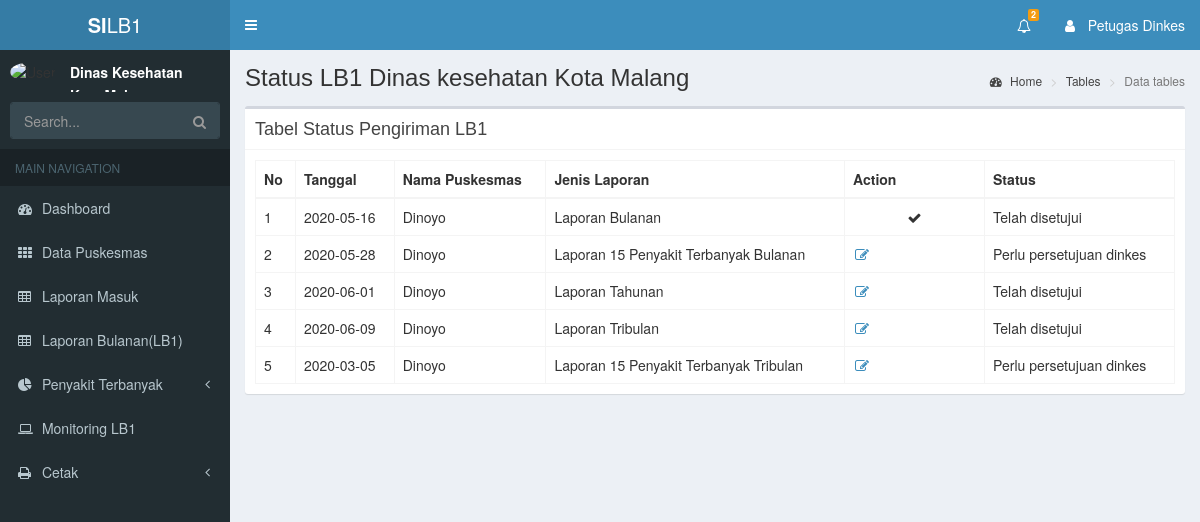
The page /index.php/dinkes/laporanDinkes on the database its author committed.
### tables this page shows
CREATE TABLE `detail_laporan` (
  `id_laporan` int(10) NOT NULL,
  `id_jp` int(10) NOT NULL,
  `jenis_laporan` varchar(100) NOT NULL,
  `kd_puskesmas` int(10) NOT NULL,
  `nama_puskesmas` varchar(100) NOT NULL,
  `status` int(10) NOT NULL,
  `tanggal` date NOT NULL,
  `datalb1` text NOT NULL,
  `ket` text NOT NULL,
  `pesan` int(10) NOT NULL,
  `waktu` time NOT NULL
);

### application/controllers/Dinkes.php (called while the page is built, shortened)
<?php
class Dinkes extends CI_Controller{
    function __construct(){
      $this->load->helper('url');
      $this->load->model('M_Data_Puskesmas');
      $this->load->model('M_Dinkes');
      $this->load->model('DataLB1_model');
      $this->load->helper(array('form', 'url'));
    }
    public function header()
    {
      $result = $this->M_Dinkes->notif();
      $data['notif'] = count($result);
      $data['data_notif'] = $result;
      $this->load->view('header/d_header', $data);
    }
    public function laporanDinkes()
    {
      $data['status'] = $this->M_Dinkes->tampilLB();
      $this->load->view('dinkes/laporan_masukdinkes', $data);
      $this->load->view('footer/d_footer');
    }
}

### index.php (called while the page is built, shortened)
<?php
require_once BASEPATH.'core/CodeIgniter.php';

### application/models/M_Dinkes.php (called while the page is built, shortened)
<?php
class M_Dinkes extends CI_Model{
    public function tampilLB()
    {
        $this->db->select('*');
        $this->db->from('detail_laporan');
        $this->db->where("status BETWEEN 2 AND 4");
        $query = $this->db->get();
        return $query->result();
    }
    public function notif()
    {
        $this->db->where('status', 2);
        $result = $this->db->get('detail_laporan')->result_array();
        return $result;
    }
}

### application/views/dinkes/laporan_masukdinkes.php (the view)
<div class="content-wrapper">
  <section class="content-header">
    <h1>
      Status LB1 Dinas kesehatan Kota Malang
    </h1>
    <ol class="breadcrumb">
      <li><a href="#"><i class="fa fa-dashboard"></i> Home</a></li>
      <li><a href="#">Tables</a></li>
      <li class="active">Data tables</li>
    </ol>
  </section>
  <section class="content">
    <div class="row">
      <div class="col-xs-12">
      <div class="box">
          <div class="box-header with-border">
            <h3 class="box-title">Tabel Status Pengiriman LB1</h3>
          </div>
          <div class="box-body">
            <table class="table table-bordered">
              <thead>
              <tr>
                <th >No</th>
                <th >Tanggal</th>
                <th >Nama Puskesmas</th>
                <th >Jenis Laporan</th>
                <th style="width: 140px" >Action</th>
                <th >Status</th>
              </tr>
              </thead>
              <tbody>
              <?php $no =0; foreach ($status as $st ): $no++; ?>
              <tr>
                <td><?php echo $no?></td>
                <td><?php echo $st->tanggal?></td>
                <td><?php echo $st->nama_puskesmas?></td>
                <td><?php echo $st->jenis_laporan?>
                <?php if ($st->status == 4) { ?>
                  <td style="text-align: center;"><span class="fa fa-fw fa-times"></span></td>
                <?php }elseif ($st->status == 2 && $st->id_jp == 1 || $st->id_jp == 2 || $st->id_jp == 3 ) { ?>
                  <td><a class='fa fa-fw fa-edit' href="<?php echo site_url('dinkes/detailLBdinkes/' . $st->id_laporan);?>"><span class="menu-icon icon-edit"></span></a></td>
                <?php }elseif ($st->status == 2 && $st->id_jp == 4 ) { ?>
                  <td><a class='fa fa-fw fa-edit' href="<?php echo site_url('dinkes/detailPenyBulan/' . $st->id_laporan);?>"><span class="menu-icon icon-edit"></span></a></td>
                <?php }elseif ($st->status == 2 && $st->id_jp == 5) { ?>
                  <td ><a class='fa fa-fw fa-edit' href="<?php echo site_url('dinkes/detailPenyTri/' . $st->id_laporan);?>"><span class="menu-icon icon-edit"></span></a></td>
                <?php }elseif ($st->status == 2 && $st->id_jp == 6) { ?>
                <td><a class='fa fa-fw fa-edit' href="<?php echo site_url('dinkes/detailPenyThn/' . $st->id_laporan);?>"><span class="menu-icon icon-edit"></span></a></td>
                <?php }elseif ($st->status == 3 ) { ?>
                  <td style="text-align: center;"><span class="fa fa-fw fa-check"></span></td>
                <?php } ?>
                <td>
                  <?php if ($st->status == 2) {
                          echo "Perlu persetujuan dinkes";
                        }else if ($st->status == 1 || $st->status == 0) {
                          echo "Belum dikirim";
                        }elseif ($st->status == 3) {
                          echo "Telah disetujui";
                        }elseif ($st->status == 4) {
                          echo "Tidak disetujui";
                        }
                  ?>
                </td>
              </tr>
              <?php endforeach;?>
              </tbody>
          </table>
          </div>
        </div>
      </div>
    </div>
  </section>
</div>

### rows shown on the page
detail_laporan: tanggal "2020-05-16", nama_puskesmas "Dinoyo", jenis_laporan "Laporan Bulanan", status 3 (drawn)
detail_laporan: tanggal "2020-05-28", nama_puskesmas "Dinoyo", jenis_laporan "Laporan 15 Penyakit Terbanyak Bulanan", status "Perlu persetujuan dinkes"
detail_laporan: tanggal "2020-06-01", nama_puskesmas "Dinoyo", jenis_laporan "Laporan Tahunan", status "Telah disetujui"
detail_laporan: tanggal "2020-06-09", nama_puskesmas "Dinoyo", jenis_laporan "Laporan Tribulan", status "Telah disetujui"
detail_laporan: tanggal "2020-03-05", nama_puskesmas "Dinoyo", jenis_laporan "Laporan 15 Penyakit Terbanyak Tribulan", status "Perlu persetujuan dinkes"

### other values the page prints
$notif "2"
